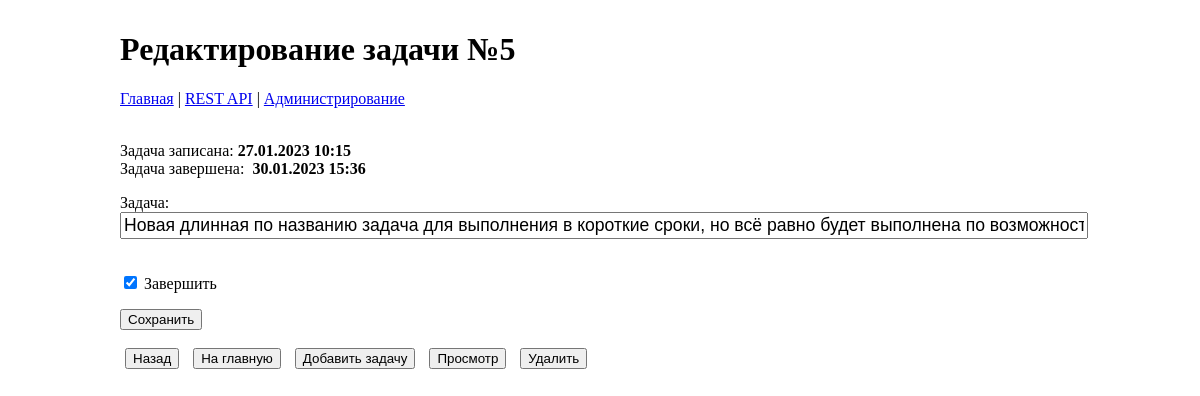
The app's page /edit/5/, older data.
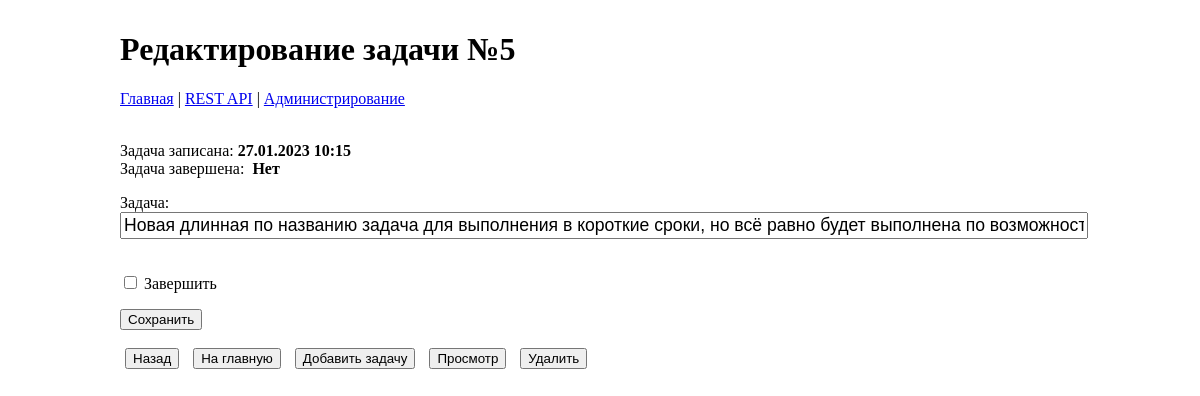
The same page, newer data.
### main/models.py (models this page shows, shortened)
class MyList(models.Model):
    desc = models.CharField(
        max_length=120,
        help_text="Описание задачи",
        verbose_name="Задача",
    )
    date_add = models.DateTimeField(
        default=datetime.now,
        help_text="Дата создания задачи",
        verbose_name="Создано",
    )
    date_end = models.DateTimeField(
        default=None,
        help_text="Дата завершения задачи",
        verbose_name="Завершено",
        blank=True,
        null=True,
    )
    chk_end = models.BooleanField(
        default=False,
        help_text="Завершить",
        verbose_name="",
    )

### main/views.py (the view, shortened to what this page needs)
# urls.py: path("edit/<int:pk>/", MainEdit.as_view(), name="edit"),
class MainEdit(UpdateView):
    template_name = "edit.html"
    fields = ("desc", "chk_end")
    context_object_name = "context"
    model = MyList
    def get_context_data(self, **kwargs):
        context = super().get_context_data(**kwargs)
        context["buttons"] = ("back", "add", "detail", "delete", "index")
        context["is_edit"] = True
        return context

### main/templates/edit.html (shortened to what this page needs)
{% extends 'base.html' %}
{% block header %}Редактирование задачи №{{ context.id }}{% endblock header %}
{% block content %}
<p>
    Задача записана: <span class="bold">{{ context.date_add|date:"d.m.Y H:i" }}</span><br>
    Задача завершена:
    {% if context.chk_end %}
        <span class="bold">&nbsp;{{ context.date_end|date:"d.m.Y H:i" }}&nbsp;</span>
    {% else %}
        <span class="bold">&nbsp;Нет&nbsp;</span>
    {% endif %}
</p>
<form action="" method="post">{% csrf_token %}
    {{ form.as_p }}
    <input type="submit" value="Сохранить">
</form>
{% include "buttons.html" %}
{% endblock content %}

Row changes from the older to the newer data that the page shows:
changed MyList id 5: chk_end "☑" → "☐"; date_end "30.01.2023 15:36" → (not shown)
Text that changed along with them:
text now shown: "Нет"
